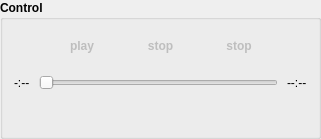
           <widget class="QGroupBox" name="groupBox_Control">
            <property name="sizePolicy">
             <sizepolicy hsizetype="Expanding" vsizetype="Preferred">
              <horstretch>0</horstretch>
              <verstretch>0</verstretch>
             </sizepolicy>
            </property>
            <property name="minimumSize">
             <size>
              <width>321</width>
              <height>0</height>
             </size>
            </property>
            <property name="font">
             <font>
              <weight>75</weight>
              <bold>true</bold>
             </font>
            </property>
            <property name="whatsThis">
             <string>This is the overall control station. You can start, stop, pause, resume the tapping and reset everything so you can start from the beginning.</string>
            </property>
            <property name="title">
             <string>Control</string>
            </property>
            <layout class="QVBoxLayout" name="verticalLayout_Control" stretch="1,0,0">
             <property name="spacing">
              <number>9</number>
             </property>
             <property name="topMargin">
              <number>6</number>
             </property>
             <property name="bottomMargin">
              <number>6</number>
             </property>
             <item>
              <layout class="QHBoxLayout" name="horizontalLayout_PlayerButtons" stretch="0,1,0,1,0,1,0">
               <item>
                <spacer name="horizontalSpacer_5">
                 <property name="orientation">
                  <enum>Qt::Horizontal</enum>
                 </property>
                 <property name="sizeHint" stdset="0">
                  <size>
                   <width>40</width>
                   <height>20</height>
                  </size>
                 </property>
                </spacer>
               </item>
               <item>
                <widget class="QToolButton" name="pushButton_PlayPause">
                 <property name="enabled">
                  <bool>false</bool>
                 </property>
                 <property name="sizePolicy">
                  <sizepolicy hsizetype="MinimumExpanding" vsizetype="MinimumExpanding">
                   <horstretch>0</horstretch>
                   <verstretch>0</verstretch>
                  </sizepolicy>
                 </property>
                 <property name="minimumSize">
                  <size>
                   <width>40</width>
                   <height>40</height>
                  </size>
                 </property>
                 <property name="statusTip">
                  <string>Start tapping.</string>
                 </property>
                 <property name="text">
                  <string>play</string>
                 </property>
                 <property name="icon">
                  <iconset resource="resources/usc.qrc">
                   <normaloff>:/player/play.png</normaloff>:/player/play.png</iconset>
                 </property>
                 <property name="iconSize">
                  <size>
                   <width>40</width>
                   <height>40</height>
                  </size>
                 </property>
                 <property name="shortcut">
                  <string>Ctrl+P</string>
                 </property>
                 <property name="autoRaise">
                  <bool>true</bool>
                 </property>
                </widget>
               </item>
               <item>
                <spacer name="horizontalSpacer_3">
                 <property name="orientation">
                  <enum>Qt::Horizontal</enum>
                 </property>
                 <property name="sizeHint" stdset="0">
                  <size>
                   <width>13</width>
                   <height>13</height>
                  </size>
                 </property>
                </spacer>
               </item>
               <item>
                <widget class="QToolButton" name="pushButton_Stop">
                 <property name="enabled">
                  <bool>false</bool>
                 </property>
                 <property name="sizePolicy">
                  <sizepolicy hsizetype="MinimumExpanding" vsizetype="MinimumExpanding">
                   <horstretch>0</horstretch>
                   <verstretch>0</verstretch>
                  </sizepolicy>
                 </property>
                 <property name="minimumSize">
                  <size>
                   <width>40</width>
                   <height>40</height>
                  </size>
                 </property>
                 <property name="statusTip">
                  <string>Stop tapping.</string>
                 </property>
                 <property name="text">
                  <string>stop</string>
                 </property>
                 <property name="icon">
                  <iconset resource="resources/usc.qrc">
                   <normaloff>:/player/stop.png</normaloff>:/player/stop.png</iconset>
                 </property>
                 <property name="iconSize">
                  <size>
                   <width>40</width>
                   <height>40</height>
                  </size>
                 </property>
                 <property name="shortcut">
                  <string>Ctrl+S</string>
                 </property>
                 <property name="autoRaise">
                  <bool>true</bool>
                 </property>
                </widget>
               </item>
               <item>
                <spacer name="horizontalSpacer_4">
                 <property name="orientation">
                  <enum>Qt::Horizontal</enum>
                 </property>
                 <property name="sizeHint" stdset="0">
                  <size>
                   <width>13</width>
                   <height>13</height>
                  </size>
                 </property>
                </spacer>
               </item>
               <item>
                <widget class="QToolButton" name="pushButton_Reset">
                 <property name="enabled">
                  <bool>false</bool>
                 </property>
                 <property name="sizePolicy">
                  <sizepolicy hsizetype="MinimumExpanding" vsizetype="MinimumExpanding">
                   <horstretch>0</horstretch>
                   <verstretch>0</verstretch>
                  </sizepolicy>
                 </property>
                 <property name="minimumSize">
                  <size>
                   <width>40</width>
                   <height>40</height>
                  </size>
                 </property>
                 <property name="statusTip">
                  <string>Reset &amp; restart tapping.</string>
                 </property>
                 <property name="text">
                  <string>stop</string>
                 </property>
                 <property name="icon">
                  <iconset resource="resources/usc.qrc">
                   <normaloff>:/player/prev.png</normaloff>:/player/prev.png</iconset>
                 </property>
                 <property name="iconSize">
                  <size>
                   <width>40</width>
                   <height>40</height>
                  </size>
                 </property>
                 <property name="shortcut">
                  <string>Ctrl+R</string>
                 </property>
                 <property name="autoRaise">
                  <bool>true</bool>
                 </property>
                </widget>
               </item>
               <item>
                <spacer name="horizontalSpacer_6">
                 <property name="orientation">
                  <enum>Qt::Horizontal</enum>
                 </property>
                 <property name="sizeHint" stdset="0">
                  <size>
                   <width>40</width>
                   <height>20</height>
                  </size>
                 </property>
                </spacer>
               </item>
              </layout>
             </item>
             <item>
              <layout class="QHBoxLayout" name="horizontalLayout_Progress" stretch="0,0,0">
               <property name="sizeConstraint">
                <enum>QLayout::SetDefaultConstraint</enum>
               </property>
               <item>
                <widget class="QLabel" name="label_TimeElapsed">
                 <property name="font">
                  <font>
                   <weight>50</weight>
                   <bold>false</bold>
                  </font>
                 </property>
                 <property name="text">
                  <string>-:--</string>
                 </property>
                </widget>
               </item>
               <item>
                <widget class="QSlider" name="horizontalSlider_MP3">
                 <property name="orientation">
                  <enum>Qt::Horizontal</enum>
                 </property>
                </widget>
               </item>
               <item>
                <widget class="QLabel" name="label_TimeToRun">
                 <property name="font">
                  <font>
                   <weight>50</weight>
                   <bold>false</bold>
                  </font>
                 </property>
                 <property name="text">
                  <string>--:--</string>
                 </property>
                </widget>
               </item>
              </layout>
             </item>
             <item>
              <spacer name="verticalSpacer_5">
               <property name="orientation">
                <enum>Qt::Vertical</enum>
               </property>
               <property name="sizeHint" stdset="0">
                <size>
                 <width>20</width>
                 <height>40</height>
                </size>
               </property>
              </spacer>
             </item>
            </layout>
           </widget>
